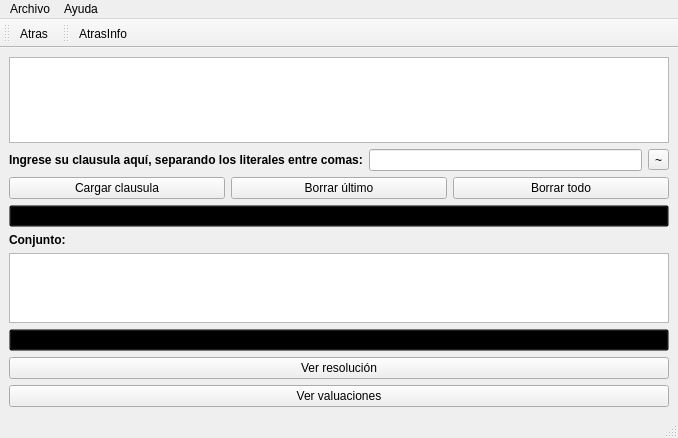
<?xml version="1.0" encoding="UTF-8"?>
<ui version="4.0">
 <class>UIHerramienta</class>
 <widget class="QMainWindow" name="UIHerramienta">
  <property name="geometry">
   <rect>
    <x>0</x>
    <y>0</y>
    <width>678</width>
    <height>438</height>
   </rect>
  </property>
  <property name="windowTitle">
   <string>DPLL</string>
  </property>
  <property name="windowIcon">
   <iconset resource="iconos.qrc">
    <normaloff>:/iconos/iconoVentana.png</normaloff>:/iconos/iconoVentana.png</iconset>
  </property>
  <property name="styleSheet">
   <string notr="true">QMainWindow
{
	background-image: url(:/iconos/gradient7.png);
}

</string>
  </property>
  <widget class="QWidget" name="centralwidget">
   <property name="cursor">
    <cursorShape>ArrowCursor</cursorShape>
   </property>
   <layout class="QVBoxLayout" name="verticalLayout">
    <item>
     <widget class="QTextBrowser" name="textBrowserInfo">
      <property name="toolTip">
       <string/>
      </property>
      <property name="styleSheet">
       <string notr="true"/>
      </property>
      <property name="html">
       <string>&lt;!DOCTYPE HTML PUBLIC &quot;-//W3C//DTD HTML 4.0//EN&quot; &quot;http://www.w3.org/TR/REC-html40/strict.dtd&quot;&gt;
&lt;html&gt;&lt;head&gt;&lt;meta name=&quot;qrichtext&quot; content=&quot;1&quot; /&gt;&lt;style type=&quot;text/css&quot;&gt;
p, li { white-space: pre-wrap; }
&lt;/style&gt;&lt;/head&gt;&lt;body style=&quot; font-family:'MS Shell Dlg 2'; font-size:8.25pt; font-weight:400; font-style:normal;&quot;&gt;
&lt;p style=&quot; margin-top:0px; margin-bottom:0px; margin-left:0px; margin-right:0px; -qt-block-indent:0; text-indent:0px;&quot;&gt;&lt;img src=&quot;:/iconos/info_dpll.png&quot; /&gt;&lt;img src=&quot;:/iconos/info_eliminacionUnitaria.png&quot; /&gt;&lt;/p&gt;
&lt;p style=&quot; margin-top:0px; margin-bottom:0px; margin-left:0px; margin-right:0px; -qt-block-indent:0; text-indent:0px;&quot;&gt;&lt;img src=&quot;:/iconos/info_eliminacionPura.png&quot; /&gt;&lt;/p&gt;
&lt;p style=&quot; margin-top:0px; margin-bottom:0px; margin-left:0px; margin-right:0px; -qt-block-indent:0; text-indent:0px;&quot;&gt;&lt;img src=&quot;:/iconos/info_ejemploDpll.png&quot; /&gt;&lt;/p&gt;&lt;/body&gt;&lt;/html&gt;</string>
      </property>
     </widget>
    </item>
    <item>
     <layout class="QHBoxLayout" name="horizontalLayout_3">
      <item>
       <layout class="QHBoxLayout" name="horizontalLayout_2">
        <item>
         <layout class="QHBoxLayout" name="horizontalLayout">
          <item>
           <widget class="QLabel" name="labelClausula">
            <property name="font">
             <font>
              <family>MS Shell Dlg 2</family>
              <pointsize>10</pointsize>
             </font>
            </property>
            <property name="text">
             <string>&lt;html&gt;&lt;head/&gt;&lt;body&gt;&lt;p&gt;&lt;span style=&quot; font-size:9pt; font-weight:600;&quot;&gt;Ingrese su clausula aquí, separando los literales entre comas:&lt;/span&gt;&lt;/p&gt;&lt;/body&gt;&lt;/html&gt;</string>
            </property>
           </widget>
          </item>
          <item>
           <widget class="QLineEdit" name="lineClausula"/>
          </item>
         </layout>
        </item>
       </layout>
      </item>
      <item>
       <widget class="QToolButton" name="botonNegacion">
        <property name="text">
         <string>~</string>
        </property>
       </widget>
      </item>
     </layout>
    </item>
    <item>
     <layout class="QHBoxLayout" name="horizontalLayout_5">
      <item>
       <widget class="QPushButton" name="botonCargar">
        <property name="text">
         <string>Cargar clausula</string>
        </property>
       </widget>
      </item>
      <item>
       <widget class="QPushButton" name="botonBorrar">
        <property name="text">
         <string>Borrar último</string>
        </property>
       </widget>
      </item>
      <item>
       <widget class="QPushButton" name="botonVaciar">
        <property name="text">
         <string>Borrar todo</string>
        </property>
       </widget>
      </item>
     </layout>
    </item>
    <item>
     <widget class="QPushButton" name="espacio0">
      <property name="styleSheet">
       <string notr="true">QPushButton
{
	background-color: transparent;
}</string>
      </property>
      <property name="text">
       <string/>
      </property>
     </widget>
    </item>
    <item>
     <widget class="QLabel" name="labelConjunto">
      <property name="font">
       <font>
        <family>MS Shell Dlg 2</family>
        <pointsize>10</pointsize>
       </font>
      </property>
      <property name="styleSheet">
       <string notr="true">QMainWindow
{
background-color: qlineargradient(spread:pad, x1:0, y1:0, x2:1, y2:0, stop:0 rgba(255, 178, 102, 255), stop:0.55 rgba(235, 148, 61, 255), stop:0.98 rgba(0, 0, 0, 255), stop:1 rgba(0, 0, 0, 0));
}</string>
      </property>
      <property name="text">
       <string>&lt;html&gt;&lt;head/&gt;&lt;body&gt;&lt;p&gt;&lt;span style=&quot; font-size:9pt; font-weight:600;&quot;&gt;Conjunto:&lt;/span&gt;&lt;/p&gt;&lt;/body&gt;&lt;/html&gt;</string>
      </property>
     </widget>
    </item>
    <item>
     <widget class="QTextBrowser" name="textBrowser">
      <property name="sizePolicy">
       <sizepolicy hsizetype="Preferred" vsizetype="Preferred">
        <horstretch>100</horstretch>
        <verstretch>100</verstretch>
       </sizepolicy>
      </property>
      <property name="baseSize">
       <size>
        <width>0</width>
        <height>0</height>
       </size>
      </property>
     </widget>
    </item>
    <item>
     <widget class="QPushButton" name="espacio1">
      <property name="styleSheet">
       <string notr="true">QPushButton
{
	background-color:transparent;
}</string>
      </property>
      <property name="text">
       <string/>
      </property>
     </widget>
    </item>
    <item>
     <widget class="QPushButton" name="botonResolver">
      <property name="text">
       <string>Ver resolución</string>
      </property>
     </widget>
    </item>
    <item>
     <widget class="QPushButton" name="botonValuaciones">
      <property name="text">
       <string>Ver valuaciones</string>
      </property>
     </widget>
    </item>
   </layout>
   <zorder>botonResolver</zorder>
   <zorder>labelConjunto</zorder>
   <zorder>textBrowserInfo</zorder>
   <zorder>textBrowser</zorder>
   <zorder>espacio0</zorder>
   <zorder>espacio1</zorder>
   <zorder>botonValuaciones</zorder>
  </widget>
  <widget class="QMenuBar" name="menubar">
   <property name="geometry">
    <rect>
     <x>0</x>
     <y>0</y>
     <width>678</width>
     <height>21</height>
    </rect>
   </property>
   <property name="cursor">
    <cursorShape>ArrowCursor</cursorShape>
   </property>
   <property name="defaultUp">
    <bool>false</bool>
   </property>
   <property name="nativeMenuBar">
    <bool>true</bool>
   </property>
   <widget class="QMenu" name="menuArchivo">
    <property name="title">
     <string>Archivo</string>
    </property>
    <addaction name="actionAbrir_Archivo"/>
    <addaction name="actionGuardar_Archivo"/>
   </widget>
   <widget class="QMenu" name="menuAyuda">
    <property name="title">
     <string>Ayuda</string>
    </property>
    <addaction name="actionQue_es_DPLL"/>
   </widget>
   <addaction name="menuArchivo"/>
   <addaction name="menuAyuda"/>
  </widget>
  <widget class="QToolBar" name="toolBar">
   <property name="windowTitle">
    <string>toolBar</string>
   </property>
   <attribute name="toolBarArea">
    <enum>TopToolBarArea</enum>
   </attribute>
   <attribute name="toolBarBreak">
    <bool>false</bool>
   </attribute>
   <addaction name="actionAtras"/>
  </widget>
  <widget class="QToolBar" name="toolBarInfo">
   <property name="windowTitle">
    <string>toolBar_2</string>
   </property>
   <attribute name="toolBarArea">
    <enum>TopToolBarArea</enum>
   </attribute>
   <attribute name="toolBarBreak">
    <bool>false</bool>
   </attribute>
   <addaction name="actionAtrasInfo"/>
  </widget>
  <widget class="QStatusBar" name="statusBar"/>
  <action name="actionAbrir_Archivo">
   <property name="icon">
    <iconset>
     <normaloff>icono_abrir.png</normaloff>icono_abrir.png</iconset>
   </property>
   <property name="text">
    <string>Abrir Archivo </string>
   </property>
  </action>
  <action name="actionGuardar_Archivo">
   <property name="icon">
    <iconset>
     <normaloff>icono_guardar.png</normaloff>icono_guardar.png</iconset>
   </property>
   <property name="text">
    <string>Guardar Archivo</string>
   </property>
  </action>
  <action name="actionQue_es_DPLL">
   <property name="icon">
    <iconset resource="iconos.qrc">
     <normaloff>:/iconos/configuration12.png</normaloff>:/iconos/configuration12.png</iconset>
   </property>
   <property name="text">
    <string>¿Qué es Davis Putnam Logemann Loveland?</string>
   </property>
  </action>
  <action name="actionAtras">
   <property name="icon">
    <iconset resource="iconos.qrc">
     <normaloff>:/iconos/back28.png</normaloff>:/iconos/back28.png</iconset>
   </property>
   <property name="text">
    <string>Atras</string>
   </property>
  </action>
  <action name="actionAtrasInfo">
   <property name="icon">
    <iconset resource="iconos.qrc">
     <normaloff>:/iconos/back28.png</normaloff>:/iconos/back28.png</iconset>
   </property>
   <property name="text">
    <string>AtrasInfo</string>
   </property>
  </action>
 </widget>
 <resources>
  <include location="iconos.qrc"/>
 </resources>
 <connections>
  <connection>
   <sender>lineClausula</sender>
   <signal>returnPressed()</signal>
   <receiver>botonCargar</receiver>
   <slot>click()</slot>
   <hints>
    <hint type="sourcelabel">
     <x>428</x>
     <y>196</y>
    </hint>
    <hint type="destinationlabel">
     <x>101</x>
     <y>237</y>
    </hint>
   </hints>
  </connection>
 </connections>
</ui>
